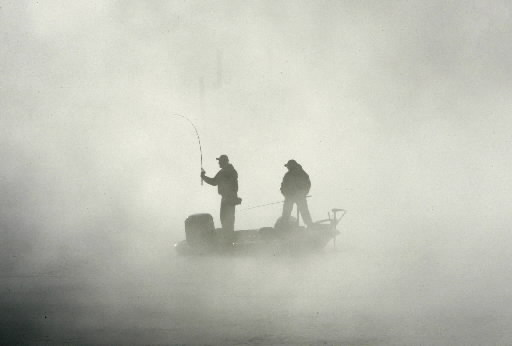
#> input picture fishers.jpg, 512 x 346 px, found by its file name
$ python example.py   (older library calls are emulated)
#> lines starting #> are read from the running program, lines starting #| are printed output that depends on the picture
### Airlight.py
import cv2
import copy
import numpy as np


def Airlight(HazeImg, AirlightMethod, windowSize):
    if AirlightMethod.lower() == 'fast':
        A = []
        if len(HazeImg.shape) == 3:
            for ch in range(len(HazeImg.shape)):
                kernel = np.ones((windowSize, windowSize), np.uint8)
                minImg = cv2.erode(HazeImg[:, :, ch], kernel)
                A.append(int(minImg.max()))
        else:
            kernel = np.ones((windowSize, windowSize), np.uint8)
            minImg = cv2.erode(HazeImg, kernel)
            A.append(int(minImg.max()))
    return A

### BoundCon.py
import cv2
import numpy as np
def BoundCon(HazeImg, A, C0, C1, windowSze):
    if(len(HazeImg.shape) == 3):

        t_b = np.maximum((A[0] - HazeImg[:, :, 0].astype(np.float)) / (A[0] - C0),
                         (HazeImg[:, :, 0].astype(np.float) - A[0]) / (C1 - A[0]))
        t_g = np.maximum((A[1] - HazeImg[:, :, 1].astype(np.float)) / (A[1] - C0),
                         (HazeImg[:, :, 1].astype(np.float) - A[1]) / (C1 - A[1]))
        t_r = np.maximum((A[2] - HazeImg[:, :, 2].astype(np.float)) / (A[2] - C0),
                         (HazeImg[:, :, 2].astype(np.float) - A[2]) / (C1 - A[2]))

        MaxVal = np.maximum(t_b, t_g, t_r)
        transmission = np.minimum(MaxVal, 1)
    else:
        transmission = np.maximum((A[0] - HazeImg.astype(np.float)) / (A[0] - C0),
                         (HazeImg.astype(np.float) - A[0]) / (C1 - A[0]))
        transmission = np.minimum(transmission, 1)

    kernel = np.ones((windowSze, windowSze), np.float)
    transmission = cv2.morphologyEx(transmission, cv2.MORPH_CLOSE, kernel=kernel)
    return(transmission)

### CalTransmission.py
import numpy as np
import cv2

def CalTransmission(HazeImg, Transmission, regularize_lambda, sigma):
    rows, cols = Transmission.shape

    KirschFilters = LoadFilterBank()

    for idx, currentFilter in enumerate(KirschFilters):
        KirschFilters[idx] = KirschFilters[idx] / np.linalg.norm(currentFilter)

    # Calculate Weighting function --> [rows, cols. numFilters] --> One Weighting function for every filter
    WFun = []
    for idx, currentFilter in enumerate(KirschFilters):
        WFun.append(CalculateWeightingFunction(HazeImg, currentFilter, sigma))

    # Precompute the constants that are later needed in the optimization step
    tF = np.fft.fft2(Transmission)
    DS = 0

    for i in range(len(KirschFilters)):
        D = psf2otf(KirschFilters[i], (rows, cols))
        DS = DS + (abs(D) ** 2)

    # Cyclic loop for refining t and u --> Section III in the paper
    beta = 1                    # Start Beta value --> selected from the paper
    beta_max = 2**8             # Selected from the paper --> Section III --> "Scene Transmission Estimation"
    beta_rate = 2*np.sqrt(2)    # Selected from the paper

    while(beta < beta_max):
        gamma = regularize_lambda / beta

        # Fixing t first and solving for u
        DU = 0
        for i in range(len(KirschFilters)):
            dt = circularConvFilt(Transmission, KirschFilters[i])
            u = np.maximum((abs(dt) - (WFun[i] / (len(KirschFilters)*beta))), 0) * np.sign(dt)
            DU = DU + np.fft.fft2(circularConvFilt(u, cv2.flip(KirschFilters[i], -1)))

        # Fixing u and solving t --> Equation 26 in the paper
        # Note: In equation 26, the Numerator is the "DU" calculated in the above part of the code
        # In the equation 26, the Denominator is the DS which was computed as a constant in the above code

        Transmission = np.abs(np.fft.ifft2((gamma * tF + DU) / (gamma + DS)))
        beta = beta * beta_rate
    return(Transmission)

def LoadFilterBank():
    KirschFilters = []
    KirschFilters.append(np.array([[-3, -3, -3],   [-3, 0, 5],   [-3, 5, 5]]))
    KirschFilters.append(np.array([[-3, -3, -3],   [-3, 0, -3],  [5, 5, 5]]))
    KirschFilters.append(np.array([[-3, -3, -3],   [5, 0, -3],   [5, 5, -3]]))
    KirschFilters.append(np.array([[5, -3, -3],    [5, 0, -3],   [5, -3, -3]]))
    KirschFilters.append(np.array([[5, 5, -3],     [5, 0, -3],   [-3, -3, -3]]))
    KirschFilters.append(np.array([[5, 5, 5],      [-3, 0, -3],  [-3, -3, -3]]))
    KirschFilters.append(np.array([[-3, 5, 5],     [-3, 0, 5],   [-3, -3, -3]]))
    KirschFilters.append(np.array([[-3, -3, 5],    [-3, 0, 5],   [-3, -3, 5]]))
    KirschFilters.append(np.array([[-1, -1, -1],   [-1, 8, -1],  [-1, -1, -1]]))
    return(KirschFilters)

def CalculateWeightingFunction(HazeImg, Filter, sigma):

    # Computing the weight function... Eq (17) in the paper

    HazeImageDouble = HazeImg.astype(float) / 255.0
    if(len(HazeImg.shape) == 3):
        Red = HazeImageDouble[:, :, 2]
        d_r = circularConvFilt(Red, Filter)

        Green = HazeImageDouble[:, :, 1]
        d_g = circularConvFilt(Green, Filter)

        Blue = HazeImageDouble[:, :, 0]
        d_b = circularConvFilt(Blue, Filter)

        WFun = np.exp(-((d_r**2) + (d_g**2) + (d_b**2)) / (2 * sigma * sigma))
    else:
        d = circularConvFilt(HazeImageDouble, Filter)
        WFun = np.exp(-((d ** 2) + (d ** 2) + (d ** 2)) / (2 * sigma * sigma))
    return(WFun)

def circularConvFilt(Img, Filter):
    FilterHeight, FilterWidth = Filter.shape
    assert (FilterHeight == FilterWidth), 'Filter must be square in shape --> Height must be same as width'
    assert (FilterHeight % 2 == 1), 'Filter dimension must be a odd number.'

    filterHalsSize = int((FilterHeight - 1)/2)
    rows, cols = Img.shape
    PaddedImg = cv2.copyMakeBorder(Img, filterHalsSize, filterHalsSize, filterHalsSize, filterHalsSize, borderType=cv2.BORDER_WRAP)
    FilteredImg = cv2.filter2D(PaddedImg, -1, Filter)
    Result = FilteredImg[filterHalsSize:rows+filterHalsSize, filterHalsSize:cols+filterHalsSize]

    return(Result)

##################
def psf2otf(psf, shape):

    if np.all(psf == 0):
        return np.zeros_like(psf)

    inshape = psf.shape
    # Pad the PSF to outsize
    psf = zero_pad(psf, shape, position='corner')


    for axis, axis_size in enumerate(inshape):
        psf = np.roll(psf, -int(axis_size / 2), axis=axis)

    # Compute the OTF
    otf = np.fft.fft2(psf)


    n_ops = np.sum(psf.size * np.log2(psf.shape))
    otf = np.real_if_close(otf, tol=n_ops)

    return otf

def zero_pad(image, shape, position='corner'):

    shape = np.asarray(shape, dtype=int)
    imshape = np.asarray(image.shape, dtype=int)

    if np.alltrue(imshape == shape):
        return image

    if np.any(shape <= 0):
        raise ValueError("ZERO_PAD: null or negative shape given")

    dshape = shape - imshape
    if np.any(dshape < 0):
        raise ValueError("ZERO_PAD: target size smaller than source one")

    pad_img = np.zeros(shape, dtype=image.dtype)

    idx, idy = np.indices(imshape)

    if position == 'center':
        if np.any(dshape % 2 != 0):
            raise ValueError("ZERO_PAD: source and target shapes "
                             "have different parity.")
        offx, offy = dshape // 2
    else:
        offx, offy = (0, 0)

    pad_img[idx + offx, idy + offy] = image

    return pad_img

### removeHaze.py
import cv2
import numpy as np
import copy

def removeHaze(HazeImg, Transmission, A, delta):

    epsilon = 0.0001
    Transmission = pow(np.maximum(abs(Transmission), epsilon), delta)

    HazeCorrectedImage = copy.deepcopy(HazeImg)
    if(len(HazeImg.shape) == 3):
        for ch in range(len(HazeImg.shape)):
            temp = ((HazeImg[:, :, ch].astype(float) - A[ch]) / Transmission) + A[ch]
            temp = np.maximum(np.minimum(temp, 255), 0)
            HazeCorrectedImage[:, :, ch] = temp
    else:
        temp = ((HazeImg.astype(float) - A[0]) / Transmission) + A[0]
        temp = np.maximum(np.minimum(temp, 255), 0)
        HazeCorrectedImage = temp
    return(HazeCorrectedImage)

### example.py
import cv2
import numpy as np

from Airlight import Airlight
from BoundCon import BoundCon
from CalTransmission import CalTransmission
from removeHaze import removeHaze

if __name__ == '__main__':
    HazeImg = cv2.imread('C:\\Users\\91894\\PycharmProjects\\Single-Image-Dehazing-Python\\Images\\fishers.jpg')  #address will vary as required
#> HazeImg is the input picture: shape (346, 512, 3); mean B, G, R 184.1, 194.5, 192.9


    # Estimate Airlight
    windowSze = 15
    AirlightMethod = 'fast'
    A = Airlight(HazeImg, AirlightMethod, windowSze)
#> the loop in Airlight, `for ch in range(len(HazeImg.shape)):` made 3 passes
#> pass 1, in Airlight, `minImg = cv2.erode(HazeImg[:, :, ch], kernel)`:
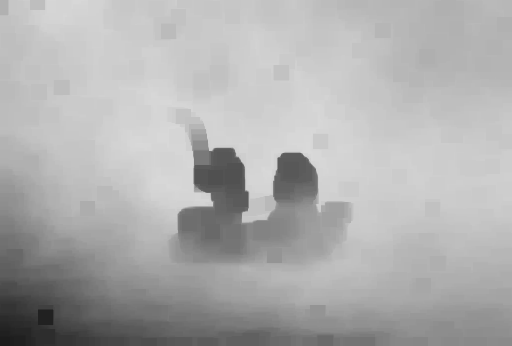
#> minImg: shape (346, 512); min 28, max 217, mean 174.2
#> after the loop in Airlight, `for ch in range(len(HazeImg.shape)):`: A = [217, 230, 229]
#> A = [217, 230, 229]

    # Calculate Boundary Constraints
    windowSze = 3
    C0 = 20         # Default value = 20 (as recommended in the paper)
    C1 = 300        # Default value = 300 (as recommended in the paper)
    Transmission = BoundCon(HazeImg, A, C0, C1, windowSze)                  #   Computing the Transmission using equation (7) in the paper

    # Refine estimate of transmission
    regularize_lambda = 1
    sigma = 0.5
    Transmission = CalTransmission(HazeImg, Transmission, regularize_lambda, sigma)     # Using contextual information
#> the loop in CalTransmission, `for idx, currentFilter in enumerate(KirschFilters):` made 9 passes
#> pass 1, in circularConvFilt, `FilteredImg = cv2.filter2D(PaddedImg, -1, Filter)`:
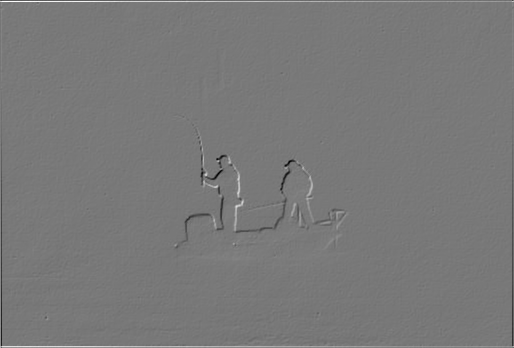
#> FilteredImg: shape (348, 514) float64; min -0.545, max 0.6, mean 1.31e-16; drawn with min black and max white
#> after the loop in CalTransmission, `for idx, currentFilter in enumerate(KirschFilters):`: WFun = 9 items
#> after the loop in CalTransmission, `for i in range(len(KirschFilters)):`:
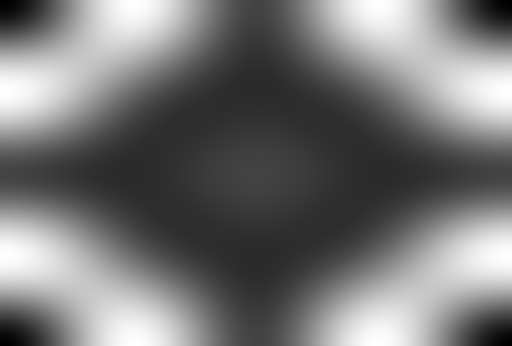
#> DS: shape (346, 512) float64; min 1.34e-30, max 19.53, mean 9; drawn with min black and max white
#> the loop in CalTransmission, `while(beta < beta_max):` made 6 passes
#> pass 1, in circularConvFilt (call 28), `FilteredImg = cv2.filter2D(PaddedImg, -1, Filter)`:
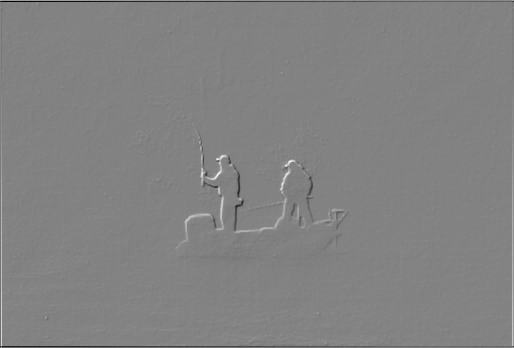
#> FilteredImg: shape (348, 514) float64; min -0.707, max 0.676, mean 2.84e-17; drawn with min black and max white
#> after the loop in CalTransmission, `while(beta < beta_max):`:
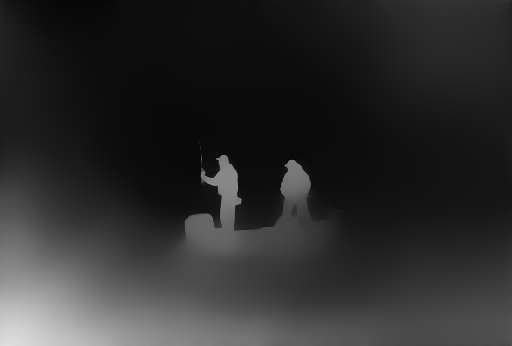
#> Transmission: shape (346, 512) float64; min 0.0161, max 0.875, mean 0.176
#> after the loop in CalTransmission, `while(beta < beta_max):`: beta = 512

    # Perform DeHazing
    HazeCorrectedImg = removeHaze(HazeImg, Transmission, A, 0.85)
#> the loop in removeHaze, `for ch in range(len(HazeImg.shape)):` made 3 passes
#> pass 1, in removeHaze, `temp = ((HazeImg[:, :, ch].astype(float) - A[ch]) / Transmission) + A[..`:
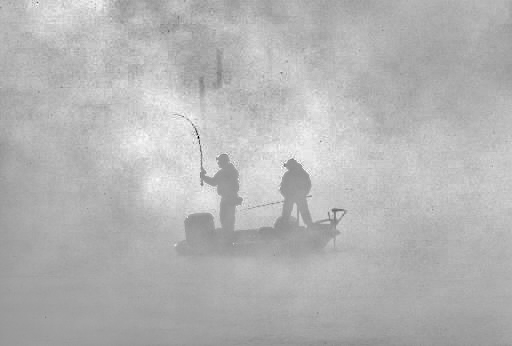
#> temp: shape (346, 512) float64; min -490.2, max 336.3, mean 96.5; drawn with min black and max white
#> after the loop in removeHaze, `for ch in range(len(HazeImg.shape)):`:
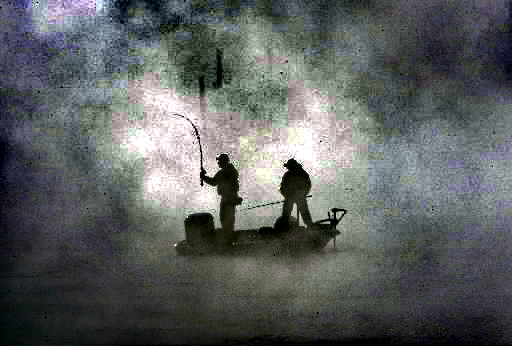
#> HazeCorrectedImage: shape (346, 512, 3); mean B, G, R 96.1, 96.5, 92.3

    cv2.imshow('Original', HazeImg)
    cv2.imshow('Result', HazeCorrectedImg)
    cv2.waitKey(0)
